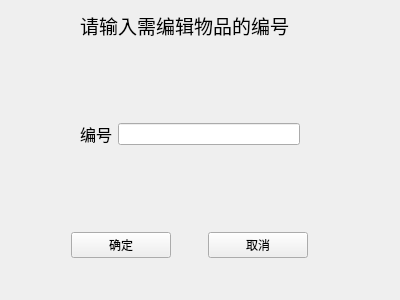
<?xml version="1.0" encoding="UTF-8"?>
<ui version="4.0">
 <class>updateItems</class>
 <widget class="QWidget" name="updateItems">
  <property name="geometry">
   <rect>
    <x>0</x>
    <y>0</y>
    <width>400</width>
    <height>300</height>
   </rect>
  </property>
  <property name="windowTitle">
   <string>编辑物品</string>
  </property>
  <widget class="QLabel" name="Headline">
   <property name="geometry">
    <rect>
     <x>80</x>
     <y>10</y>
     <width>261</width>
     <height>30</height>
    </rect>
   </property>
   <property name="font">
    <font>
     <pointsize>14</pointsize>
    </font>
   </property>
   <property name="text">
    <string>请输入需编辑物品的编号</string>
   </property>
  </widget>
  <widget class="QWidget" name="">
   <property name="geometry">
    <rect>
     <x>80</x>
     <y>120</y>
     <width>220</width>
     <height>28</height>
    </rect>
   </property>
   <layout class="QHBoxLayout" name="horizontalLayout">
    <item>
     <widget class="QLabel" name="ID">
      <property name="text">
       <string>&lt;html&gt;&lt;head/&gt;&lt;body&gt;&lt;p&gt;&lt;span style=&quot; font-size:12pt;&quot;&gt;编号&lt;/span&gt;&lt;/p&gt;&lt;/body&gt;&lt;/html&gt;</string>
      </property>
     </widget>
    </item>
    <item>
     <widget class="QLineEdit" name="lineEdit"/>
    </item>
   </layout>
  </widget>
  <widget class="QWidget" name="">
   <property name="geometry">
    <rect>
     <x>40</x>
     <y>230</y>
     <width>301</width>
     <height>31</height>
    </rect>
   </property>
   <layout class="QHBoxLayout" name="horizontalLayout_2">
    <item>
     <widget class="QPushButton" name="confirmButton">
      <property name="maximumSize">
       <size>
        <width>100</width>
        <height>16777215</height>
       </size>
      </property>
      <property name="text">
       <string>确定</string>
      </property>
     </widget>
    </item>
    <item>
     <widget class="QPushButton" name="exitButton">
      <property name="maximumSize">
       <size>
        <width>100</width>
        <height>16777215</height>
       </size>
      </property>
      <property name="text">
       <string>取消</string>
      </property>
     </widget>
    </item>
   </layout>
  </widget>
 </widget>
 <resources/>
 <connections/>
</ui>
